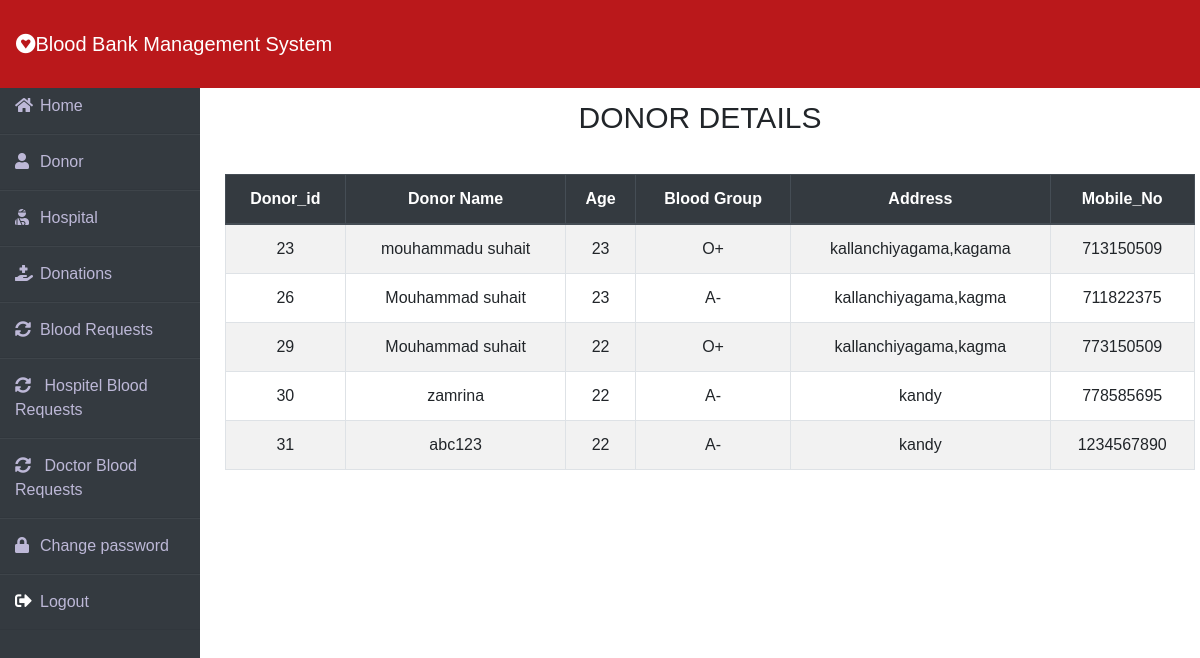
The page /Donordetails.php (signed in) on the database its author committed.
### tables this page shows
CREATE TABLE `donor` (
  `D_id` int(25) NOT NULL,
  `D_fname` varchar(50) NOT NULL,
  `D_username` varchar(50) NOT NULL,
  `D_password` varchar(50) NOT NULL,
  `D_email` varchar(25) NOT NULL,
  `D_age` int(20) NOT NULL,
  `D_bloodtype` varchar(25) NOT NULL,
  `D_tel` int(50) NOT NULL,
  `D_address` varchar(50) NOT NULL,
  `resettoken` varchar(50) DEFAULT NULL,
  `resettokenexpaire` date DEFAULT NULL
);

### Donordetails.php (the view, shortened to what this page needs)
<?php
include "Database.php";
?>
<!DOCTYPE html>
<html lang="en">
<head>
    <link rel="stylesheet" href="donordetails.css">
    <link rel="stylesheet" href="https://cdn.jsdelivr.net/npm/bootstrap@4.6.2/dist/css/bootstrap.min.css"
>
    <link rel="stylesheet" href="https://cdn.jsdelivr.net/npm/bootstrap@4.6.2/dist/css/bootstrap.min.css"
>
    <link rel="stylesheet" href="https://cdnjs.cloudflare.com/ajax/libs/font-awesome/5.14.0/css/all.css">
</head>
<body>
<?php
         include "Adminnavbar.php";
         ?>
    <br><br>
    <?php
         include "Adminsidenavbar.php";
         ?>
        <div class="main_content">
            <div class="container"><br>
                <div class="container mt-lg-6">
                    <h4 class="text-center text-uppercase"> DONOR DETAILS</h4>
                </div>
                <table class="table-responsive-lg">
                    <table class=" table table-hover table-bordered table-striped table-hover text-center">
                        <thead class="thead-dark">
                            <th scope="col">Donor_id</th>
                            <th scope="col">Donor Name</th>
                            <th scope="col">Age</th>
                            <th scope="col">Blood Group</th>
                            <th scope="col">Address</th>
                            <th scope="col">Mobile_No</th>
                        </thead>
                        <tbody>
                        <?php
                            $sql = "SELECT * FROM `donor`";
                            $res = $conn->query($sql);
                            if($res->num_rows > 0)
                            {
                                foreach($res as $donor)
                                {
                                    ?>
                                    <tr>
                                         <td><?=  $donor['D_id'];?></td>
                                         <td><?=  $donor['D_fname'];?></td>
                                         <td><?=  $donor['D_age'];?></td>
                                         <td><?=  $donor['D_bloodtype'];?></td>
                                         <td><?=  $donor['D_address'];?></td>
                                         <td><?=  $donor['D_tel'];?></td>
                                </tr>
                                <?php
                                }
                            }
                            else
                            {
                                echo"<h5 ><center>No Record Found <center></h5>";
                            }
                            ?>
                        </tbody>
                    </table>
            </div>
        </div>
</body>
</html>

### donordetails.css (style rules this page uses)
* { margin: 0; padding: 0; box-sizing: border-box; list-style: none; text-decoration: none; font-family: 'Josefin Sans', sans-serif; }
.container .table { margin: 1%; padding: auto; width: 100%; }
body { background-color: #f3f5f9; }
.wrapper .main_content { width: 90%; margin-left: 200px; }
.container h4 { text-align: center; margin: 3%; font: bold; font-size: 30px; }

### rows shown on the page
donor: D_id "23", D_fname "mouhammadu suhait", D_age "23", D_bloodtype "O+", D_address "kallanchiyagama,kagama", D_tel "713150509"
donor: D_id "26", D_fname "Mouhammad suhait", D_age "23", D_bloodtype "A-", D_address "kallanchiyagama,kagma", D_tel "711822375"
donor: D_id "29", D_fname "Mouhammad suhait", D_age "22", D_bloodtype "O+", D_address "kallanchiyagama,kagma", D_tel "773150509"
donor: D_id "30", D_fname "zamrina", D_age "22", D_bloodtype "A-", D_address "kandy", D_tel "778585695"
donor: D_id "31", D_fname "abc123", D_age "22", D_bloodtype "A-", D_address "kandy", D_tel "1234567890"
